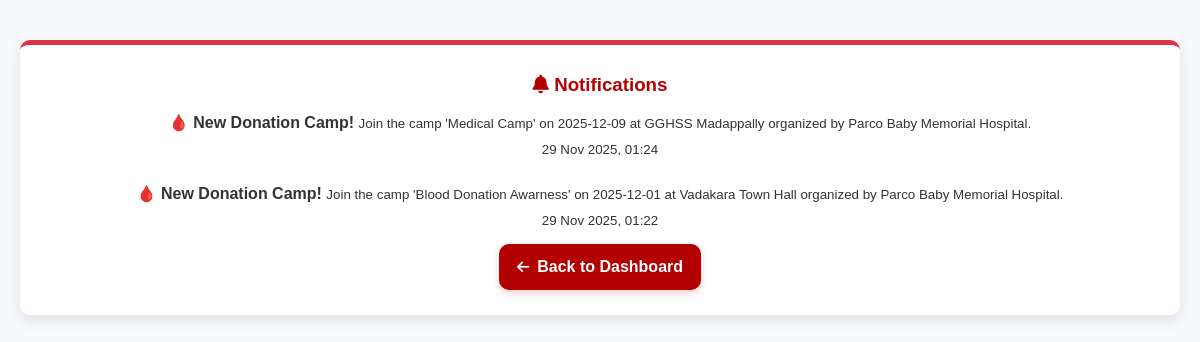
/notifications/ (signed in), run on an earlier commit of the app's database.
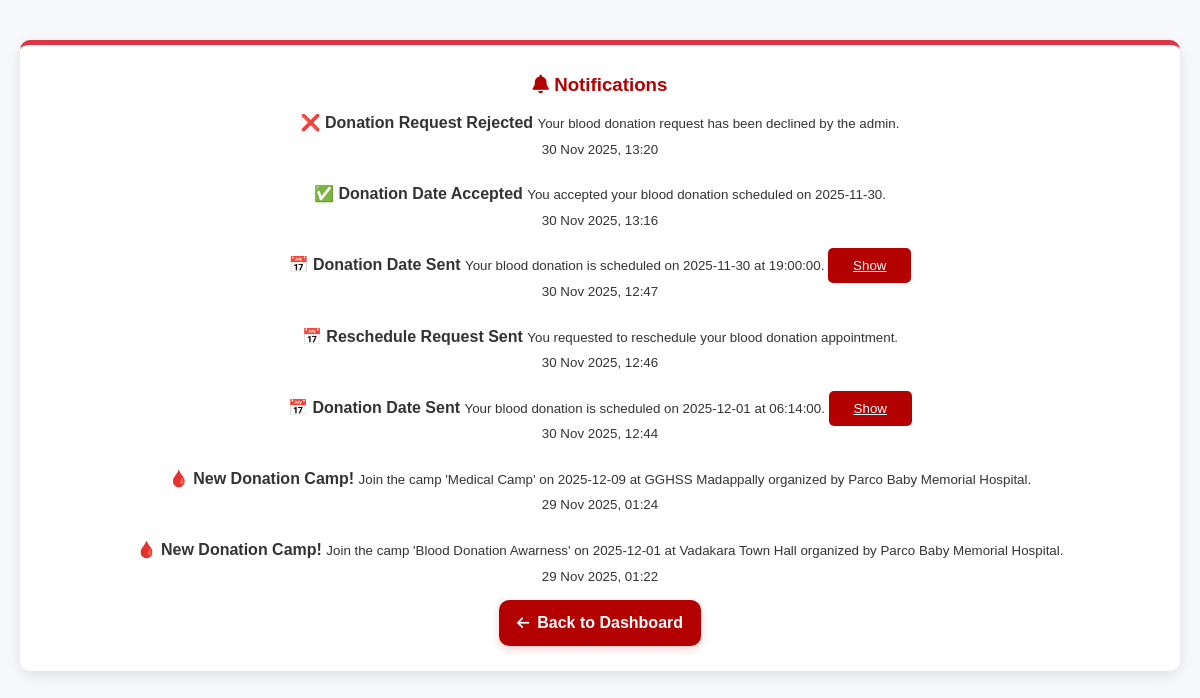
And on a later commit of the database.
### BB_app/models.py (models this page shows, shortened)
class Notification(models.Model):
    ROLE_CHOICES = [
        ('admin', 'Admin'),
        ('donor', 'Donor'),
        ('hospital', 'Hospital'),
        ('patient', 'Patient'),
    ]
    recipient = models.ForeignKey(User, on_delete=models.CASCADE, null=True, blank=True)
    role = models.CharField(max_length=20, choices=ROLE_CHOICES)
    title = models.CharField(max_length=200)
    message = models.TextField()
    is_read = models.BooleanField(default=False)
    created_at = models.DateTimeField(auto_now_add=True)
    type = models.CharField(max_length=20, default='info')

### BB_app/views.py (the view)
# urls.py: path('notifications/', views.notifications, name='notifications'),
@login_required
def notifications(request):
    user = request.user
    user_role = user.profile.role if hasattr(user, 'profile') else 'admin'
    notifications = Notification.objects.filter(
        Q(recipient=user) | Q(role=user_role)
    ).order_by('-created_at')
    Notification.objects.filter(
        Q(recipient=user) | Q(role=user_role), is_read=False
    ).update(is_read=True)
    return render(request, 'notifications.html', {'notifications': notifications})

### BB_app/templates/notifications.html (shortened to what this page needs)
{% extends 'master.html' %}
{% block content %}
<div class="container py-5">
  <div class="card shadow-lg p-4 rounded-4" style="border-top: 5px solid #dc3545;">
    <div class="d-flex justify-content-between align-items-center mb-4">
      <h3 class="fw-bold mb-0 text-danger">
        <i class="fa fa-bell me-2"></i> Notifications
      </h3>
    </div>
    <ul class="list-group notification-list">
      {% for n in notifications %}
      <li
        class="list-group-item p-3 mb-2 rounded-3 shadow-sm
      {% if n.type == 'emergency' %}alert-danger{% elif n.type == 'warning' %}alert-warning{% else %}alert-info{% endif %}">
        <div>
          <strong>{{ n.title }}</strong>
          <small class="text-muted d-block">{{ n.message|safe }}</small>
        </div>
        <small class="text-secondary">{{ n.created_at|date:"d M Y, H:i" }}</small>
      </li>
      {% empty %}
      <li class="list-group-item text-center text-muted py-4 rounded-3 shadow-sm" style="background-color: #fff;">
        <i class="fa fa-inbox fa-2x mb-2 d-block text-danger"></i>
        No notifications yet.
      </li>
      {% endfor %}
    </ul>
    <div class="text-center mt-4">
      {% if user.is_superuser %}
      <a href="{% url 'admin_dashboard' %}" class="back-btn">
        <i class="fa fa-arrow-left"></i> Back to Dashboard
      </a>
      {% elif user.hospitalprofile %}
      <a href="{% url 'hospital_dashboard' %}" class="back-btn">
        <i class="fa fa-arrow-left"></i> Back to Dashboard
      </a>
      {% elif user.donorprofile %}
      <a href="{% url 'donor_dashboard' %}" class="back-btn">
        <i class="fa fa-arrow-left"></i> Back to Dashboard
      </a>
      {% elif user.patientprofile %}
      <a href="{% url 'patient_dashboard' %}" class="back-btn">
        <i class="fa fa-arrow-left"></i> Back to Dashboard
      </a>
      {% endif %}
    </div>
  </div>
</div>
{% endblock %}

### BB_app/templates/master.html (shortened to what this page needs)
{% load static %}
<!DOCTYPE html>
<html lang="en">
<head>
    <link rel="stylesheet" href="{% static 'css/style.css' %}">
    <link rel="stylesheet" href="{% static 'css/lr.css' %}">
    <link rel="stylesheet" href="{% static 'css/pdh_forms.css' %}">
    <link rel="stylesheet" href="{% static 'css/hospital_dashboard.css' %}">
    <link rel="stylesheet" href="{% static 'css/donor_dashboard.css' %}">
    <link rel="stylesheet" href="https://cdnjs.cloudflare.com/ajax/libs/font-awesome/6.4.0/css/all.min.css">
</head>
<body>
    {% block content %}
    {% endblock %}
</body>
</html>

### BB_app/static/css/style.css (style rules this page uses)
* { margin: 0; padding: 0; box-sizing: border-box; font-family: "Poppins", sans-serif; }
.container { max-width: 1200px; margin: 0 auto; padding: 0 20px; width: 100%; }
body { background-color: #fff; color: #333; line-height: 1.6; scroll-behavior: smooth; }
.btn { background-color: #b30000; color: #fff; padding: 10px 25px; border: none; border-radius: 5px; cursor: pointer; transition: 0.3s ease; }
.card { background: #fff; border-radius: 10px; box-shadow: 0 5px 15px rgba(0, 0, 0, 0.1); padding: 25px; transition: 0.3s ease; text-align: center; margin-top: 40px; }
.card h3 { color: #b30000; margin-bottom: 10px; }

### BB_app/static/css/hospital_dashboard.css (style rules this page uses)
.notification-list { display: flex; flex-direction: column; gap: 20px; }
.back-btn { display: inline-flex; align-items: center; gap: 8px; background-color: #b30000; color: #fff; padding: 10px 18px; border-radius: 8px; text-decoration: none; font-weight: 500; transition: all 0.3s ease; box-shadow: 0 2px 5px rgba(0, 0, 0, 0.1); margin-top: 12px; }
.back-btn i { font-size: 14px; }
.back-btn { background-color: #b30000; color: white; padding: 12px 20px; border-radius: 8px; text-decoration: none; font-weight: 500; transition: all 0.3s ease; box-shadow: 0 2px 6px rgba(179, 0, 0, 0.2); text-align: center; }
.back-btn { display: inline-flex; align-items: center; gap: 8px; background-color: #b30000; color: #fff; padding: 10px 18px; border-radius: 10px; text-decoration: none; font-weight: 600; box-shadow: 0 3px 8px rgba(179, 0, 0, 0.2); transition: all 0.3s ease; }
.back-btn { display: inline-flex; align-items: center; gap: 8px; background-color: #b30000; color: #fff; padding: 10px 18px; border-radius: 10px; text-decoration: none; font-weight: 600; box-shadow: 0 3px 8px rgba(179, 0, 0, 0.2); transition: all 0.3s ease; justify-content: center; }

### BB_app/templates/notifications.html (style rules this page uses)
body { background-color: #f8f9fc; }
.card { border: none; background: #fff; }
.notification-list .list-group-item { border: none; transition: 0.3s; list-style: none; }

What changed in the data, as far as the page shows it:
added Notification: title "❌ Donation Request Rejected", message "Your blood donation request has been declined by the admin.", created_at "30 Nov 2025, 13:20"
added Notification: title "✅ Donation Date Accepted", message "You accepted your blood donation scheduled on 2025-11-30.", created_at "30 Nov 2025, 13:16"
added Notification: title "📅 Donation Date Sent", message "Your blood donation is scheduled on 2025-11-30 at 19:00:00. Show", created_at "30 Nov 2025, 12:47"
added Notification: title "📅 Reschedule Request Sent", message "You requested to reschedule your blood donation appointment.", created_at "30 Nov 2025, 12:46"
added Notification: title "📅 Donation Date Sent", message "Your blood donation is scheduled on 2025-12-01 at 06:14:00. Show", created_at "30 Nov 2025, 12:44"
